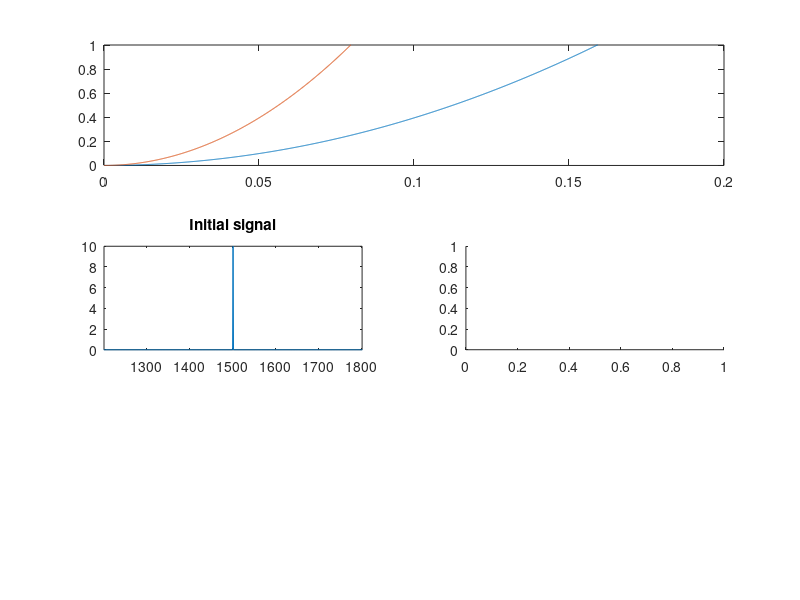

Source code (MATLAB): (Note: this script raises an error after producing the figure.)
close all;
clear all

% 绘制第一个子图
subplot(3,1,1)
lamda = 0:0.0001:0.2;
k = 2*pi*lamda;

H = k.^2;

plot(lamda, H); hold on;
plot(lamda, 4*H);

ylim([0 1]);
% xlim([0 1e5]);

%%  
% 绘制第二个子图
subplot(3,2,3)
N = 3001;
t = 1:1:N;
func = zeros(1, N);
func((N-1)/2+1) = 10;
func((N-1)/4+1) = 10;
func((N-1)*3/4+1) = 10;


plot(t, func); hold on;
xlim([1500 2500]);
xlim([(N-1)/2+1-300 (N-1)/2+1+300]);
title('Initial signal');

% 绘制第三个子图
subplot(3,2,4)

% 进行50次迭代
func = ApplyLaplaceFilter(func, N, 50);
plot(t, (func), 'LineWidth', 2); hold on;

% 进行100次迭代
func = ApplyLaplaceFilter(func, N, 100);
plot(t, (func), 'LineWidth', 2); hold on;

% 进行100次迭代
func = ApplyLaplaceFilter(func, N, 150);
plot(t, (func), 'LineWidth', 2); hold on;

% 进行100次迭代
func = ApplyLaplaceFilter(func, N, 250);
plot(t, (func), 'LineWidth', 2); hold on;

legend('50 iterations', '150 iterations', '250 iterations', '500 iterations');

xlim([(N-1)/2+1-100 (N-1)/2+1+100]);
title('After Laplace filter');


%%  
% 绘制第二个子图
subplot(3,2,5)
N = 3001;
t = 1:1:N;
func = zeros(1, N);

for i = 2:19
    func((N-1)*i/20+1) = 10 - i;
    func((N-1)*i/20+1) = 10 - i;
end


plot(t, func); hold on;
% xlim([(N-1)/2+1-300 (N-1)/2+1+300]);
title('Initial signal');

% 绘制第三个子图
subplot(3,2,6)

% 进行50次迭代
func = ApplyLaplaceFilter(func, N, 50);
plot(t, (func), 'LineWidth', 2); hold on;

% 进行100次迭代
func = ApplyLaplaceFilter(func, N, 100);
plot(t, (func), 'LineWidth', 2); hold on;

% 进行100次迭代
func = ApplyLaplaceFilter(func, N, 150);
plot(t, (func), 'LineWidth', 2); hold on;

% 进行100次迭代
func = ApplyLaplaceFilter(func, N, 250);
plot(t, (func), 'LineWidth', 2); hold on;

legend('50 iterations', '150 iterations', '250 iterations', '500 iterations');

% xlim([(N-1)/2+1-100 (N-1)/2+1+100]);
title('After Laplace filter');

% 定义一个函数来执行FFT和IFFT操作
function func = ApplyLaplaceFilter(func, N, iterations)
    for i = 1:iterations
        fft_func = fft(func);
% for i = 2:20
%     func((N-1)*i/20+1) = 10 - i;
%     func((N-1)*i/20+1) = 10 - i;
% end

        f = 1/N:1/N:1-1/N;
        f = [0, f];
        omega = 2*pi*f;
        fft_func(2:501) = omega(2:501).*omega(2:501).*omega(2:501).*omega(2:501).*fft_func(2:501);
        for i = (N-1)/2+1:N
            fft_func(i) = conj(fft_func(N+1-i+1));
        end
        laps_func = ifft(fft_func);

        % laps_func = func*-2;
        % laps_func = laps_func + circshift(func, 1)+circshift(func, -1);

        func = func - laps_func;
    end
end